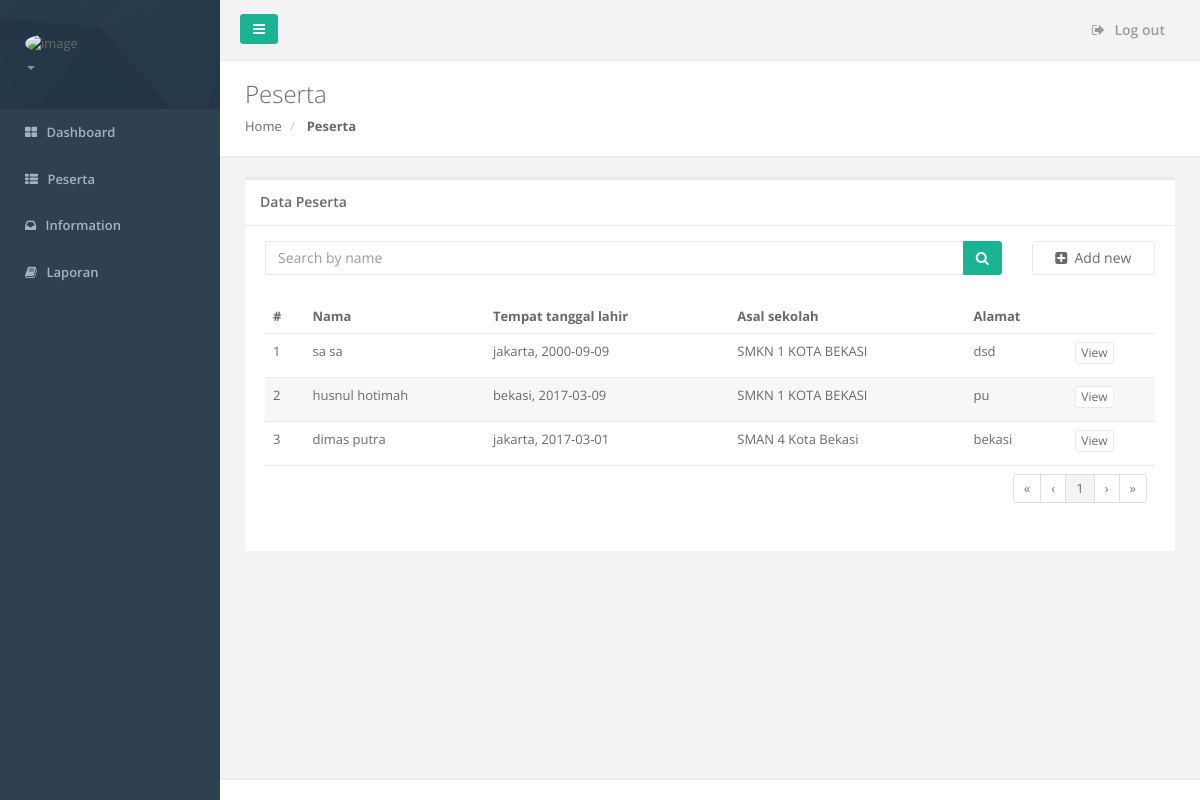
Page /Agent/peserta.php?kode=Agent-2017221141627 on the committed database.
### tables this page shows
CREATE TABLE IF NOT EXISTS `tbl_peserta` (
  `kode_peserta` varchar(50) NOT NULL,
  `nama_depan` varchar(50) NOT NULL,
  `nama_belakang` varchar(50) DEFAULT NULL,
  `jenis_kelamin` varchar(15) NOT NULL,
  `tempat_lahir` varchar(50) DEFAULT NULL,
  `tgl_lahir` date NOT NULL,
  `kode_sekolah` varchar(50) NOT NULL,
  `alamat_peserta` varchar(250) NOT NULL,
  `kode_provinsi` varchar(50) DEFAULT NULL,
  `kode_kabupaten` varchar(50) DEFAULT NULL,
  `kode_kecamatan` varchar(50) DEFAULT NULL,
  `telp_peserta` varchar(15) DEFAULT NULL,
  `email` varchar(50) DEFAULT NULL,
  `foto` varchar(255) DEFAULT NULL,
  `kode_agent` varchar(50) DEFAULT NULL,
  `kode_lokasi` varchar(50) DEFAULT NULL,
  `user_id` varchar(50) DEFAULT NULL,
  `tgl_daftar` date NOT NULL,
  PRIMARY KEY (`kode_peserta`)
);

CREATE TABLE IF NOT EXISTS `tbl_sekolah` (
  `kode_sekolah` varchar(50) NOT NULL,
  `nama_sekolah` varchar(50) NOT NULL,
  `alamat_sekolah` varchar(250) NOT NULL,
  `kode_provinsi` varchar(50) NOT NULL,
  `kode_kabupaten` varchar(50) NOT NULL,
  `kode_kecamatan` varchar(50) NOT NULL,
  `telp` varchar(15) NOT NULL,
  `kode_lokasi` varchar(50) NOT NULL,
  PRIMARY KEY (`kode_sekolah`)
);

### Agent/peserta.php (the view, shortened to what this page needs)
<?php
    include('../koneksi.php');
    $kode_agent = $_GET['kode'];
    $query_peserta = mysqli_query($conn,"SELECT a.kode_peserta,concat(a.nama_depan,' ',a.nama_belakang)nama, a.tempat_lahir, a.tgl_lahir, b.nama_sekolah, a.alamat_peserta, b.kode_sekolah FROM tbl_peserta AS a inner join tbl_sekolah AS b on a.kode_sekolah = b.kode_sekolah where a.kode_agent = '$kode_agent' ");
    $query_agent = mysqli_query($conn, "SELECT * FROM tbl_agent where kode_agent = '$kode_agent' ");
    $row = mysqli_fetch_array($query_agent);
?>
<!DOCTYPE html>
<html>
<head>
    <link href="../css/bootstrap.min.css" rel="stylesheet" />
    <link href="../font-awesome/css/font-awesome.css" rel="stylesheet" />
    <link href="../css/plugins/footable/footable.core.css" rel="stylesheet" />
    <link href="../css/animate.css" rel="stylesheet" />
    <link href="../css/style.css" rel="stylesheet" />
</head>
<body>
<div id="wrapper">
    <?php
        include('b.php');
    ?>
        <div class="row wrapper border-bottom white-bg page-heading">
            <div class="col-lg-10">
                <h2>Peserta</h2>
                <ol class="breadcrumb">
                    <li>
                        <a href="dashboard.php?id=<?php echo $row['user_id'] ?>">Home</a>
                    </li>
                    <li class="active">
                        <strong>Peserta</strong>
                    </li>
                </ol>
            </div>
        </div>
        <div class="wrapper wrapper-content animated fadeInRight">
            <div class="row">
                <div class="col-lg-12">
                    <div class="ibox float-e-margins">
                        <div class="ibox-title">
                            <h5>Data Peserta</h5>
                        </div>
                        <div class="ibox-content">
                            <div class="row">
                                <div class="col-lg-10">
                                    <div class="input-group"><input type="text" class="form-control" id="txt_search" placeholder="Search by name" />
                                        <span class="input-group-btn"><button type="button" class="btn btn-primary" onclick="search();" ><i class="fa fa-search"></i></button> </span>
                                    </div>
                                </div>
                                <div class="col-lg-2">
                                    <?php echo "<a href='daftar.php?agent=".$kode_agent."&lokasi=".$row['kode_lokasi']."' class='btn btn-white col-lg-12'><i class='fa fa-plus-square'></i>&nbsp Add new</a></li>" ?>
                                </div>
                            </div><br />
                            <table class="footable table table-stripped" data-page-size="10" id="table" >
                                <thead>
                                    <tr>
                                        <td><b>#</b></td>
                                        <td><b>Nama</b></td>
                                        <td><b>Tempat tanggal lahir</b></td>
                                        <td><b>Asal sekolah</b></td>
                                        <td><b>Alamat</b></td>
                                        <td></td>
                                    </tr>
                                </thead>
                                <tbody>
                                    <?php $i = 0;
                                          while ($row = mysqli_fetch_array($query_peserta)) {
                                            $i++;
                                            echo "<tr>";
                                            echo "<td>".$i."</td>";
                                            echo "<td>".$row['nama']."</td>";
                                            echo "<td>".$row['tempat_lahir'].', '.$row['tgl_lahir']."</td>";
                                            echo "<td>".$row['nama_sekolah']."</td>";
                                            echo "<td>".$row['alamat_peserta']."</td>";
                                            echo "<td>"."<a href='profilPeserta.php?id=".$row['kode_peserta']."' class='btn btn-white btn-xs'>View</a>"."</td>";
                                            echo "</tr>";
                                          }
                                        ?>
                                </tbody>
                                <tfoot>
                                <tr>
                                    <td colspan="6">
                                        <ul class="pagination pull-right"></ul>
                                    </td>
                                </tr>
                                </tfoot>
                            </table>
                        </div>
                    </div>
                </div>
            </div>
        </div>
        <div class="footer">
        </div>
        </div>
        </div>
</body>
</html>

### rows in the picture
tbl_peserta: nama "sa sa", tempat_lahir "jakarta", tgl_lahir "2000-09-09", kode_sekolah.nama_sekolah "SMKN 1 KOTA BEKASI", alamat_peserta "dsd"
tbl_peserta: nama "husnul hotimah", tempat_lahir "bekasi", tgl_lahir "2017-03-09", kode_sekolah.nama_sekolah "SMKN 1 KOTA BEKASI", alamat_peserta "pu"
tbl_peserta: nama "dimas putra", tempat_lahir "jakarta", tgl_lahir "2017-03-01", kode_sekolah.nama_sekolah "SMAN 4 Kota Bekasi", alamat_peserta "bekasi"
